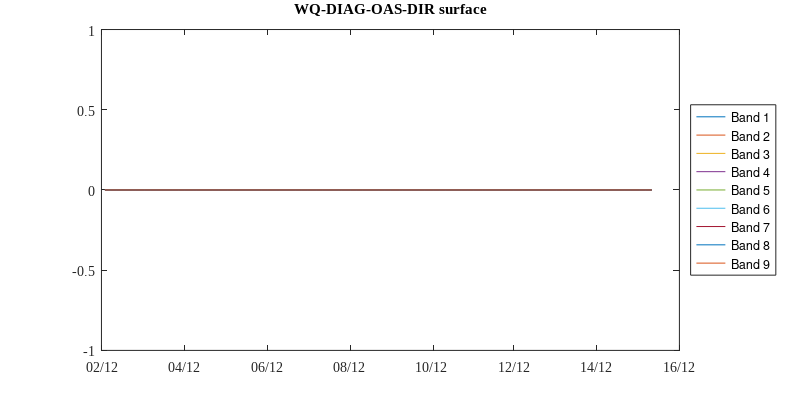
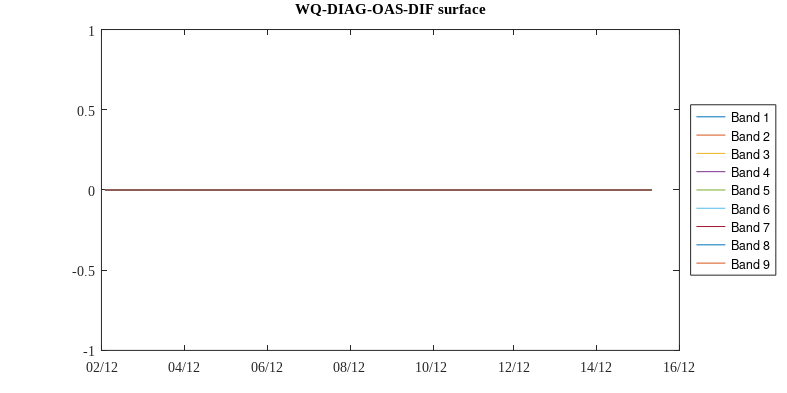
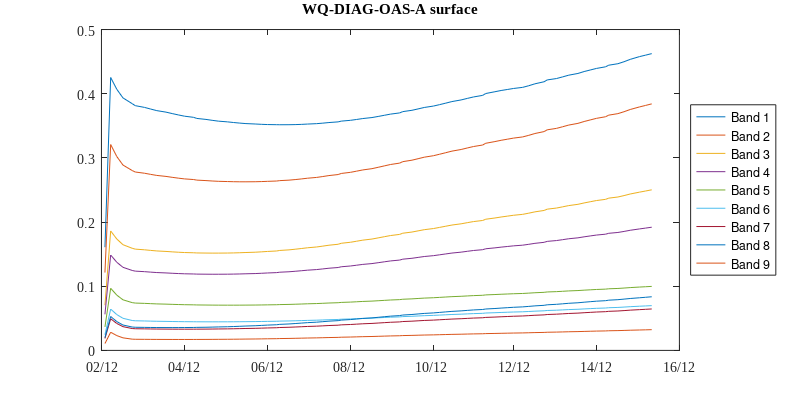
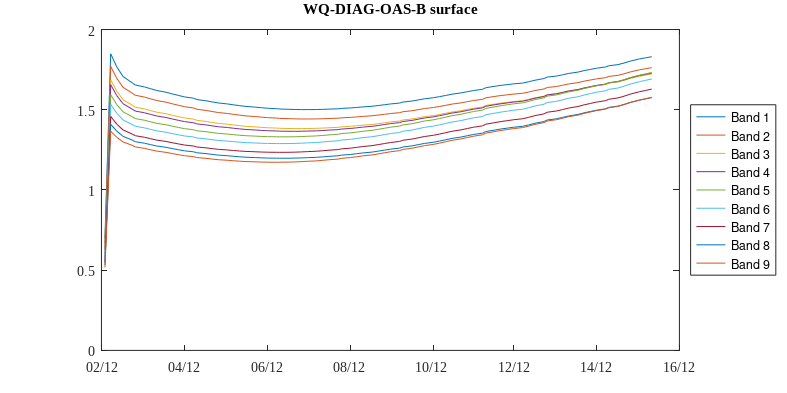

Reproduce these figures in MATLAB, in order.
clear; close all;

load extracted_OASIM_2022.mat;


inc=1;
for bands=1:9
    loadnames{inc}=['WQ_DIAG_OAS_DIR_BAND',num2str(bands,'%1d')];
    inc=inc+1;
end

for bands=1:9
    loadnames{inc}=['WQ_DIAG_OAS_DIF_BAND',num2str(bands,'%1d')];
    inc=inc+1;
end

for bands=1:9
    loadnames{inc}=['WQ_DIAG_OAS_A_BAND',num2str(bands,'%1d')];
    inc=inc+1;
end

for bands=1:9
    loadnames{inc}=['WQ_DIAG_OAS_B_BAND',num2str(bands,'%1d')];
    inc=inc+1;
end

%%
figure(1);
def.dimensions = [20 10]; % Width & Height in cm
set(gcf, 'PaperPositionMode', 'manual');
set(gcf, 'PaperUnits', 'centimeters','PaperOrientation', 'Portrait');
xSize = def.dimensions(1);
ySize = def.dimensions(2);
xLeft = (21-xSize)/2;
yTop = (30-ySize)/2;
set(gcf,'paperposition',[0 0 xSize ySize])  ;

vars={'DIR','DIF','A','B','DIR_SF','DIF_SF'};
vars2={'DIR','DIF','A','B','DIR-SF','DIF-SF'};
datearray=datenum(2021,12,2:2:16);

for vv=1:length(vars)
    clf;
    
for bands=1:9
    var=['WQ_DIAG_OAS_',vars{vv},'_BAND',num2str(bands,'%1d')];
    date=output.CS.(var).date;
    data=output.CS.(var).surface;
    
    plot(date,data);hold on;
end

set(gca,'xlim',[datearray(1) datearray(end)],'XTick',datearray,'XTickLabel',datestr(datearray,'dd/mm'));
hl=legend('Band 1','Band 2','Band 3','Band 4','Band 5','Band 6','Band 7','Band 8',...
    'Band 9');
set(hl,'Location','eastoutside');

set(gca,'FontName','Times New Roman');
title(['WQ-DIAG-OAS-',vars2{vv},' surface']);

outputName=['./light_','WQ-DIAG-OAS-',vars{vv},' surface - 2022','.jpg'];
print(gcf,'-dpng',outputName);

end

